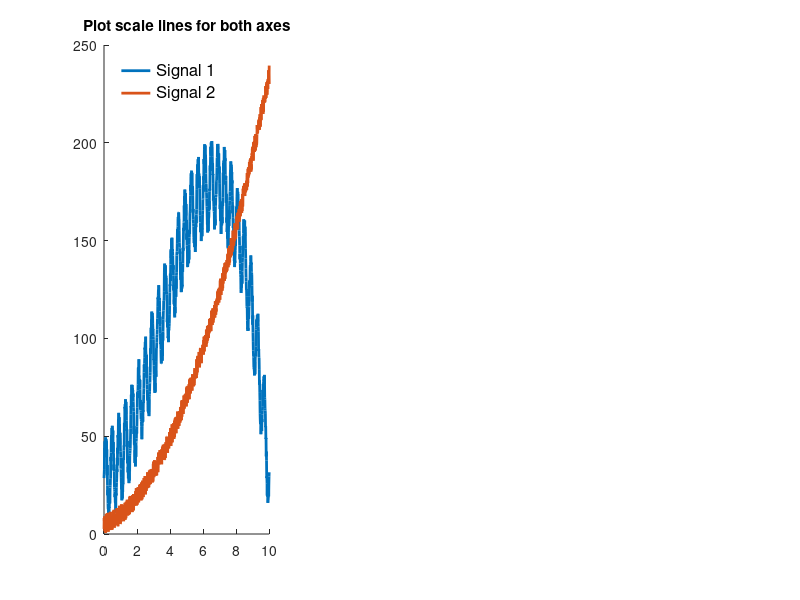

Here is the MATLAB script that generated this plot: (Note: this script raises an error after producing the figure.)
close all
clear all
clc

figure('Renderer', 'painters', 'Position', [50 50 1500 500]); clf

subplot(1,3,1)
hold on
X = linspace(0,10,1000);
Y = -X.^3 + 10*X.^2 + 20*sin(5*pi*X) + 25 + 10*rand(size(X));
plot(X,Y,'Marker','none','LineWidth',2,'DisplayName','Signal 1');
title("Plot scale lines for both axes")
Y = 2*X.^2 + 3*X + 10*rand(size(X));
plot(X,Y,'Marker','none','LineWidth',2,'DisplayName','Signal 2');
legend('box','off','Location','northwest','FontSize',12);
plotAxesScaleBars(round(diff(xlim)/5),round(diff(ylim)/4),[0 0],2,'k',...
    "[s]", "[V]",12,'normal',"bothaxes");


subplot(1,3,2)
hold on
X = linspace(0,10,1000);
Y = -X.^3 + 10*X.^2 + 20*sin(5*pi*X) + 25 + 10*rand(size(X));
plot(X,Y,'Marker','none','LineWidth',2,'DisplayName','Signal 1');
title("Plot scale lines only for X axis")
Y = 2*X.^2 + 3*X + 10*rand(size(X));
plot(X,Y,'Marker','none','LineWidth',2,'DisplayName','Signal 2');
legend('box','off','Location','northwest','FontSize',12);
plotAxesScaleBars(round(diff(xlim)/5),round(diff(ylim)/4),[0 0],2,'k',...
    "[s]", "[V]",12,'normal',"xonly");

subplot(1,3,3)
hold on
X = linspace(0,10,1000);
Y = -X.^3 + 10*X.^2 + 20*sin(5*pi*X) + 25 + 10*rand(size(X));
plot(X,Y,'Marker','none','LineWidth',2,'DisplayName','Signal 1');
title("Plot scale lines only for Y axis")
Y = 2*X.^2 + 3*X + 10*rand(size(X));
plot(X,Y,'Marker','none','LineWidth',2,'DisplayName','Signal 2');
legend('box','off','Location','northwest','FontSize',12);
plotAxesScaleBars(round(diff(xlim)/5),round(diff(ylim)/4),[0 0],2,'k',...
    "[s]", "[V]",12,'normal',"yonly");

print("UseExample.png",'-dpng');
